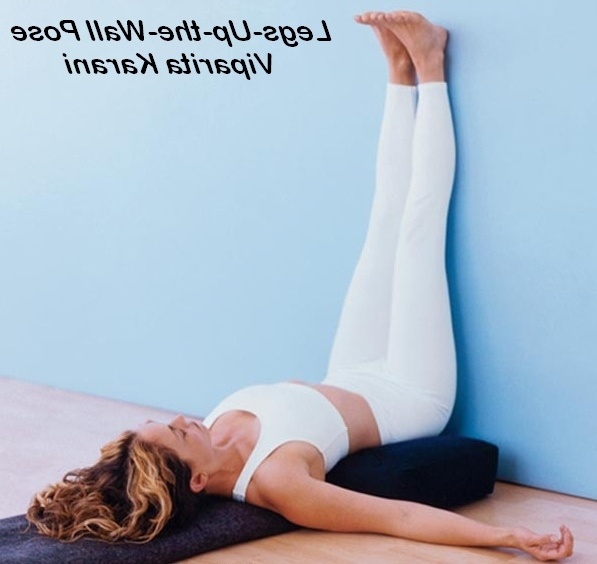
#> input picture images/viparita karani/13-0_flipped.jpg, 597 x 564 px; its folder holds 4 pictures in this run
$ python flip.py
#> lines starting #> are read from the running program, lines starting #| are printed output that depends on the picture
import cv2
import os
import glob

img_dir = r"E:\InternshipProject\images\viparita karani"

images = glob.glob(os.path.join(img_dir, "*.jpg"))

for img_path in images:
    img = cv2.imread(img_path)
#> img is the input picture: shape (564, 597, 3); mean B, G, R 196.1, 181, 167.5
    if img is None:
        continue

    flipped_img = cv2.flip(img, 1)
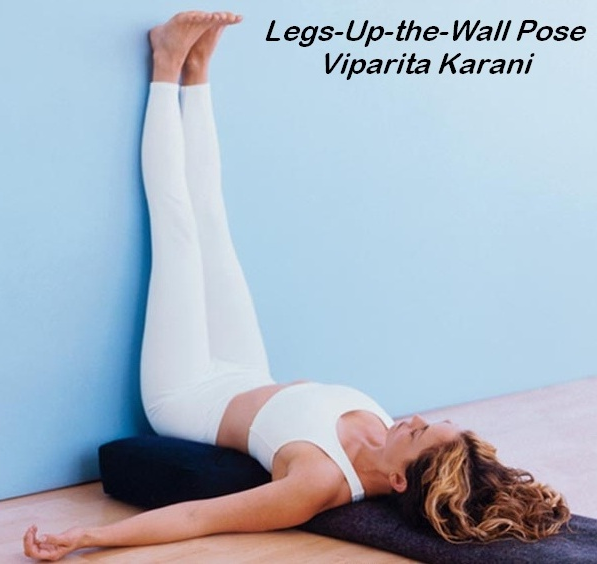
#> flipped_img: shape (564, 597, 3); mean B, G, R 196.1, 181, 167.5

    base = os.path.basename(img_path)
    name, ext = os.path.splitext(base)
    flipped_name = f"{name}_flipped{ext}"
    img_dir = os.path.dirname(img_path)
    flipped_path = os.path.join(img_dir, flipped_name)

    cv2.imwrite(flipped_path, flipped_img)
#> pass 2 of the loop `for img_path in images:`:
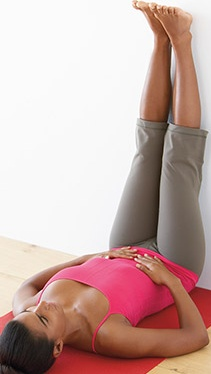
#> input picture images/viparita karani/25-0.jpg, 211 x 374 px
#> img is the input picture: shape (374, 211, 3); mean B, G, R 166.3, 171.1, 199.1
#> `flipped_img = cv2.flip(img, 1)`:
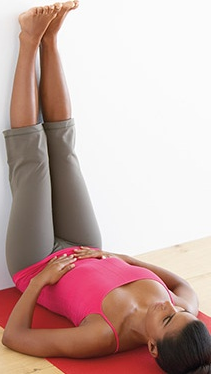
#> flipped_img: shape (374, 211, 3); mean B, G, R 166.3, 171.1, 199.1
#> pass 3 of the loop `for img_path in images:`:
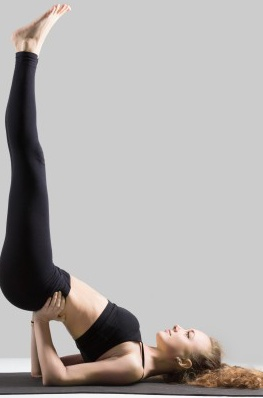
#> input picture images/viparita karani/38-0.jpg, 263 x 398 px
#> img is the input picture: shape (398, 263, 3); mean B, G, R 169.4, 171, 174.9
#> `flipped_img = cv2.flip(img, 1)`:
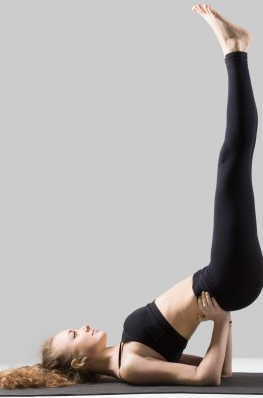
#> flipped_img: shape (398, 263, 3); mean B, G, R 169.4, 171, 174.9
#> the loop made 4 passes; the first 3 are shown
print("Successful")
